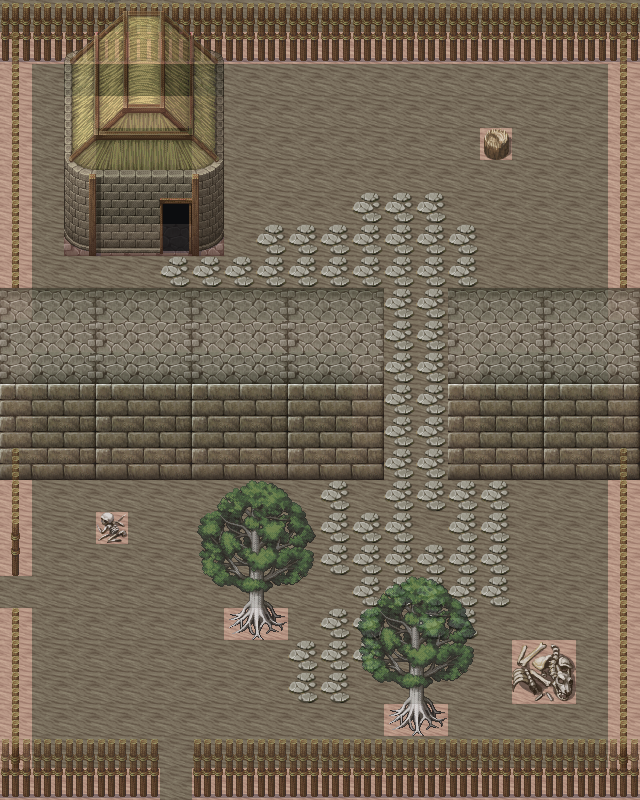

This is a level from a 2D game, rendered from its Tiled map with the project's own tilesets. A one-line summary and the map file follow, with tile-layer data summarised:
An orthogonal 20x25 tile map with 32x32 px tiles, 4 tile layers (Collision, Terrain, Static object back, Static object front), 2 tilesets and 2 objects.

<map version="1.0" orientation="orthogonal" width="20" height="25" tilewidth="32" tileheight="32">
 <tileset firstgid="1" name="Collision" tilewidth="32" tileheight="32">
  <image source="CollisionTiles32.png" width="96" height="32" />
 </tileset>
 <tileset firstgid="4" name="Ciudad Enigma" tilewidth="32" tileheight="32">
  <image source="ciudad_enigma.png" width="256" height="1660" />
 </tileset>
 <layer name="Collision" width="20" height="25" opacity="0.76">
  <data>[500 cells, 146 non-empty, 1 distinct tile ids]</data>
 </layer>
 <layer name="Terrain" width="20" height="25" opacity="0.68">
  <data>[500 cells, 482 non-empty, 8 distinct tile ids]</data>
 </layer>
 <layer name="Static object back" width="20" height="25" opacity="0.84">
  <data>[500 cells, 277 non-empty, 55 distinct tile ids]</data>
 </layer>
 <layer name="Static object front" width="20" height="25" opacity="0.69">
  <data>[500 cells, 88 non-empty, 36 distinct tile ids]</data>
 </layer>
 <objectgroup color="#ffff00" name="Warp" width="20" height="25">
  <object x="8" y="576" width="12" height="30">
   <properties>
    <property name="Direction" value="1" />
    <property name="Lua script" value="empty" />
    <property name="x" value="64" />
    <property name="y" value="128" />
   </properties>
  </object>
  <object x="155" y="778" width="39" height="18">
   <properties>
    <property name="Direction" value="4" />
    <property name="Lua script" value="scripts/level01.lua" />
    <property name="x" value="462" />
    <property name="y" value="100" />
   </properties>
  </object>
 </objectgroup>
</map>